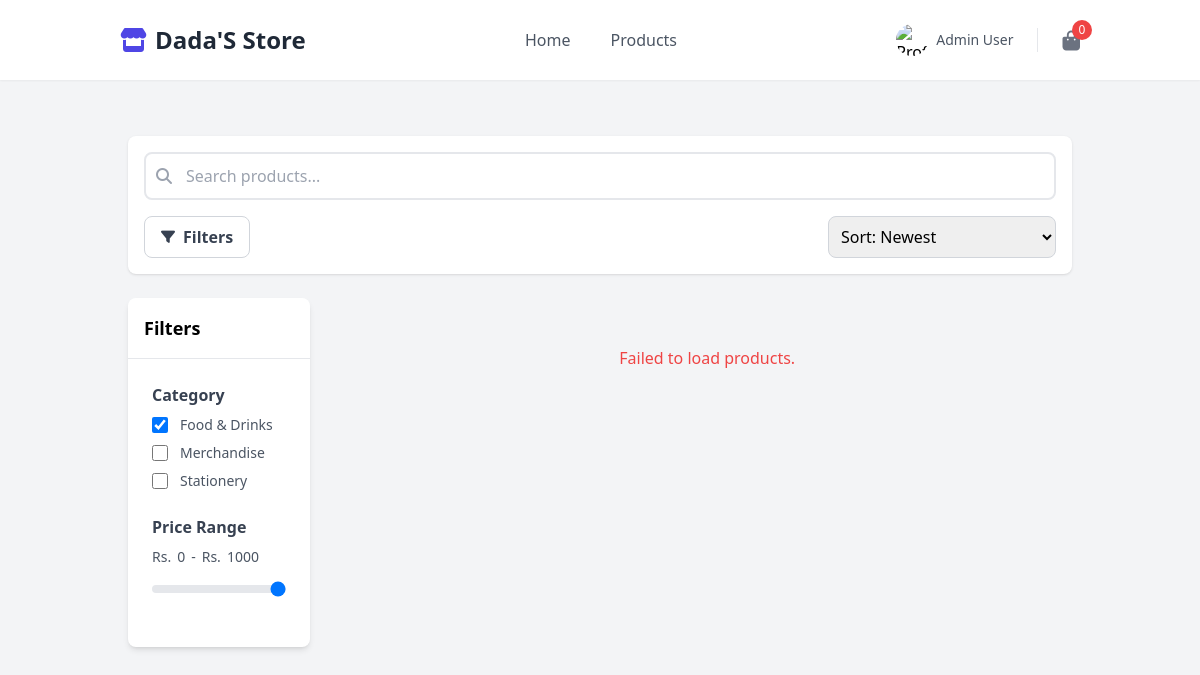
/products.php?category=1 (signed in), run on the app's committed database.
### tables this page shows
CREATE TABLE `categories` (
  `id` int(11) NOT NULL AUTO_INCREMENT,
  `name` varchar(255) NOT NULL,
  `description` text DEFAULT NULL,
  `image_url` varchar(255) DEFAULT NULL,
  `is_active` tinyint(1) NOT NULL DEFAULT 1,
  `products_per_page` int(11) DEFAULT 8,
  `default_sort_order` varchar(50) DEFAULT 'newest',
  `created_at` timestamp NOT NULL DEFAULT current_timestamp(),
  PRIMARY KEY (`id`),
  UNIQUE KEY `name` (`name`)
);

### products.php (the view, shortened to what this page needs)
<?php
require_once 'includes/db_connect.php';
$categories_result = $conn->query("SELECT * FROM categories WHERE is_active = 1 ORDER BY name ASC");
$price_range_result = $conn->query("SELECT MIN(price) as min_price, MAX(price) as max_price FROM products")->fetch_assoc();
$min_price = floor($price_range_result['min_price'] ?? 0);
$max_price = ceil($price_range_result['max_price'] ?? 1000);
$category_id_from_url = isset($_GET['category']) ? (int)$_GET['category'] : 0;
$search_term_from_url = isset($_GET['search']) ? htmlspecialchars($_GET['search']) : '';
require_once 'includes/header.php';
?>
<div class="bg-gray-100 min-h-screen">
    <div class="container mx-auto px-4 py-6">
        <div class="bg-white rounded-lg shadow p-4 mb-6 sticky top-0 z-30 space-y-4">
            <form id="search-form">
                <div class="relative">
                    <input type="search" id="search-input" name="search" placeholder="Search products..." class="w-full pl-10 pr-4 py-2.5 border-2 border-gray-200 rounded-lg focus:outline-none focus:ring-2 focus:ring-indigo-500" value="<?= $search_term_from_url ?>">
                    <i class="fas fa-search absolute left-3 top-1/2 transform -translate-y-1/2 text-gray-400"></i>
                </div>
            </form>
            <div class="flex justify-between items-center">
                <button id="open-filter-btn" class="border border-gray-300 text-gray-700 px-4 py-2 rounded-lg font-semibold flex items-center gap-2 hover:bg-gray-50">
                    <i class="fas fa-filter text-sm"></i>
                    <span>Filters</span>
                </button>
                <div class="w-1/2 sm:w-1/3 md:w-1/4">
                    <select id="sort-control" name="sort" class="w-full p-2 border border-gray-300 rounded-lg focus:outline-none focus:ring-2 focus:ring-indigo-500">
                        <option value="newest">Sort: Newest</option>
                    </select>
                </div>
            </div>
        </div>
        <div class="flex flex-col md:flex-row gap-8">
            <aside id="filter-sidebar" class="fixed top-0 left-0 h-full z-50 transition-transform duration-300 ease-in-out transform -translate-x-full md:static md:transform-none md:w-1/4 lg:w-1/5 md:self-start">
                <div class="relative bg-white h-full w-80 md:w-full md:rounded-lg md:shadow-md flex flex-col">
                    <div class="flex justify-between items-center p-4 border-b">
                        <h2 class="font-bold text-lg">Filters</h2>
                    </div>
                    <div id="filter-options" class="p-4 md:p-6 flex-grow overflow-y-auto">
                        <div class="mb-6">
                            <h3 class="font-bold text-gray-700 mb-2">Category</h3>
                            <div id="category-filters" class="space-y-2 max-h-48 overflow-y-auto pr-2"><?php mysqli_data_seek($categories_result, 0); while($category = $categories_result->fetch_assoc()): ?><div class="flex items-center"><input type="checkbox" name="categories[]" id="cat-<?= $category['id'] ?>" value="<?= $category['id'] ?>" class="h-4 w-4 text-indigo-600 border-gray-300 rounded focus:ring-indigo-500" <?= ($category_id_from_url == $category['id']) ? 'checked' : '' ?>><label for="cat-<?= $category['id'] ?>" class="ml-3 text-sm text-gray-600"><?= htmlspecialchars($category['name']) ?></label></div><?php endwhile; ?></div>
                        </div>
                        <div class="mb-6">
                             <h3 class="font-bold text-gray-700 mb-2">Price Range</h3>
                             <div class="flex items-center gap-1.5 text-sm text-gray-600 mb-2"><span>Rs. </span><span><?= $min_price ?></span><span>-</span><span>Rs. </span><span id="max-price-display"><?= $max_price ?></span></div>
                             <input type="range" id="price-range" name="price_max" min="<?= $min_price ?>" max="<?= $max_price ?>" value="<?= $max_price ?>" class="w-full h-2 bg-gray-200 rounded-lg appearance-none cursor-pointer">
                        </div>
                    </div>
                </div>
            </aside>
            <main class="w-full md:w-3/4 lg:w-4/5">
                <div id="product-grid" class="grid grid-cols-2 sm:grid-cols-2 lg:grid-cols-3 xl:grid-cols-4 gap-4"></div>
            </main>
        </div>
    </div>
</div>
<?php
require_once 'includes/footer.php';
?>

### assets/style.css (style rules this page uses)
body { display: flex; flex-direction: column; min-height: 100vh; }
main { flex-grow: 1; }

### data on the page
categories: id "☑", name "Food & Drinks"
categories: name "Merchandise"
categories: name "Stationery"

### other printed values
$_SESSION['name'] "Admin User"
get_cart_count() "0"
$min_price "0"
$max_price "1000"
